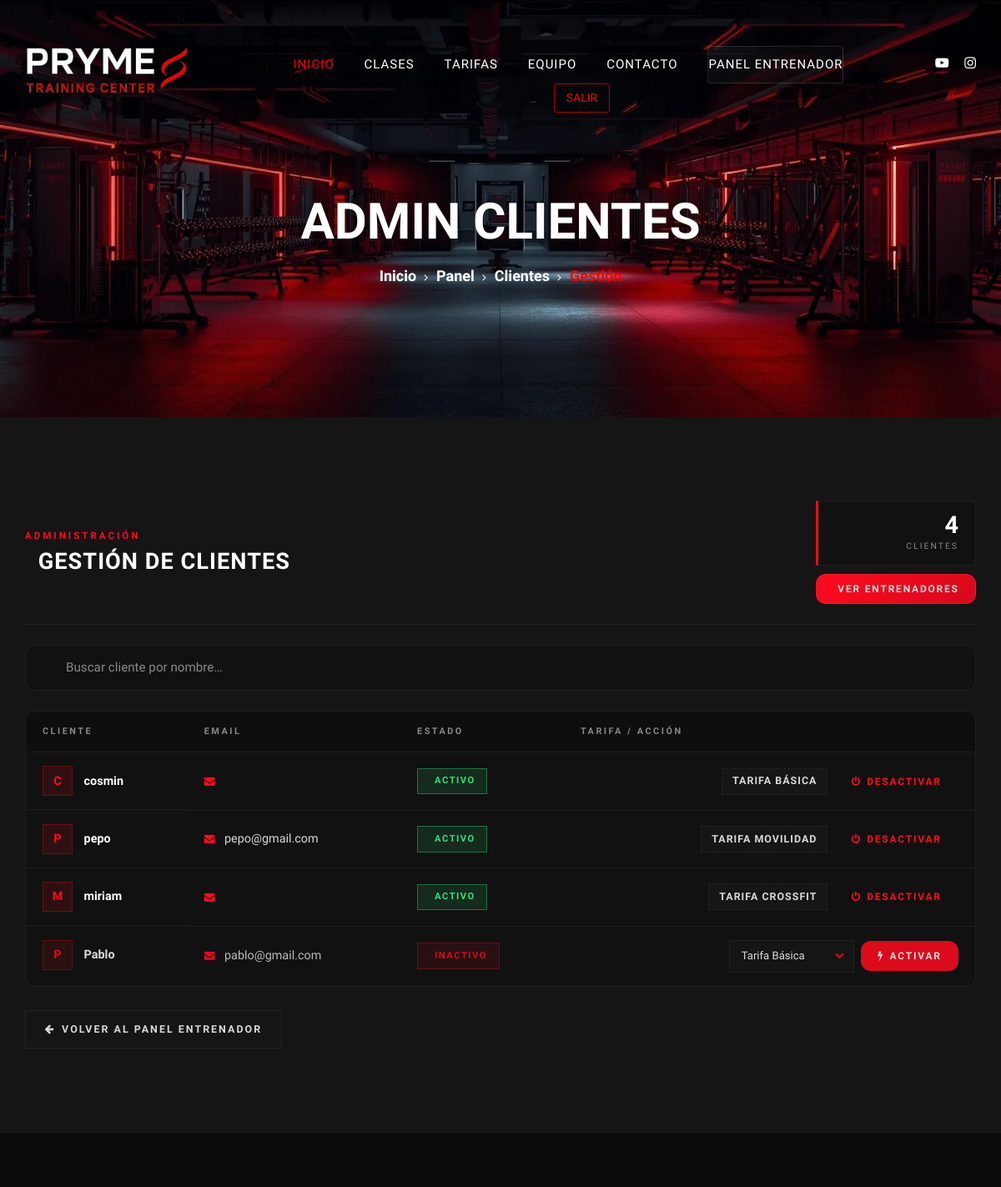
The app's page /entrenador/admin/clientes/ (signed in, upper part), older data.
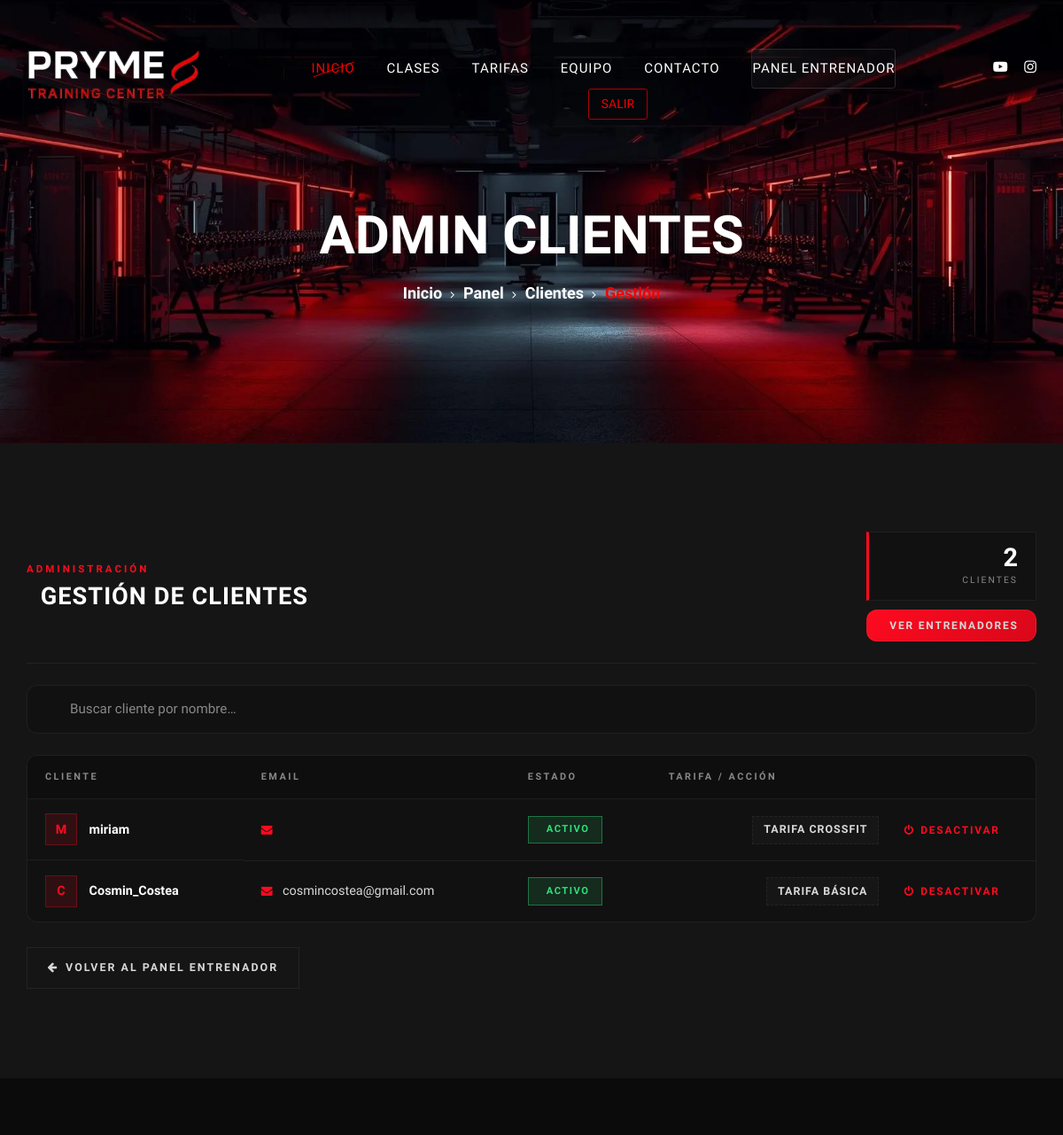
The same page, newer data.
### gimnasio/models.py (models this page shows, shortened)
class Cliente(models.Model):
    user = models.OneToOneField(User, on_delete=models.CASCADE)
    telefono = models.CharField(max_length=20, blank=True)
    tarifa = models.ForeignKey(Tarifa, on_delete=models.SET_NULL, null=True, blank=True)
    fecha_registro = models.DateField(auto_now_add=True)
    @property
    def nombre(self):
        return self.user.username
    @property
    def email(self):
        return self.user.email

class Tarifa(models.Model):
    nombre = models.CharField(max_length=50)
    precio = models.DecimalField(max_digits=10, decimal_places=2)
    duracion_meses = models.IntegerField()
    descripcion = models.TextField(blank=True, null=True)

### entrenador/decorators.py (the view)
    def wrapper(request, *args, **kwargs):
        entrenador = Entrenador.objects.first()
        if not entrenador or entrenador.rol != "admin":
            return redirect('entrenador:panel')
        return view_func(request, *args, **kwargs)

### entrenador/views.py (called while the page is built)
@login_required
@admin_required
def admin_clientes(request):
    clientes = Cliente.objects.all()
    tarifas = Tarifa.objects.all()
    query = request.GET.get("q")
    if query:
        clientes = clientes.filter(user__username__icontains=query)
    return render(request, "entrenador/admin_clientes.html", {"clientes": clientes, "tarifas": tarifas})

### entrenador/templates/entrenador/admin_clientes.html (shortened to what the changed rows need)
{% extends "entrenador/components/base.html" %}
{% load static %}
{% block title %}Admin Clientes{% endblock %}
{% block css_entrenador %}
    <link rel="stylesheet" href="{% static 'css/entrenador/style_admin_clientes.css' %}">
{% endblock %}
{% block contenido %}
<div class="ac-header">
    <div>
        <h2 class="ac-title">
            Gestión de clientes
        </h2>
    </div>
    <div class="ac-header-right">
        <div class="ac-stat">
            <span class="ac-stat-num">{{ clientes|length }}</span>
            <span class="ac-stat-label">Clientes</span>
        </div>
    </div>
</div>
<div class="ac-table-wrap">
    <table class="ac-table">
        <thead>
            <tr>
                <th>Cliente</th>
                <th>Email</th>
                <th>Estado</th>
                <th class="ac-th-actions">Tarifa / Acción</th>
            </tr>
        </thead>
        <tbody id="clientesTable">
            {% for cliente in clientes %}
                <tr class="ac-row {% if cliente.tarifa %}ac-row--activo{% else %}ac-row--inactivo{% endif %}">
                    <td class="nombre ac-cell-name">
                        <span class="ac-avatar">{{ cliente.nombre|slice:":1"|upper }}</span>
                        <strong>{{ cliente.nombre }}</strong>
                    </td>
                    <td class="ac-cell-email">
                        <i class="fa fa-envelope"></i>
                        <span>{{ cliente.email }}</span>
                    </td>
                    <td>
                        {% if cliente.tarifa %}
                            <span class="ac-badge ac-badge--activo">
                                 Activo
                            </span>
                        {% else %}
                            <span class="ac-badge ac-badge--inactivo">
                                 Inactivo
                            </span>
                        {% endif %}
                    </td>
                    <td class="ac-cell-action">
                        {% if cliente.tarifa %}
                            <form method="POST"
                                  action="{% url 'entrenador:cambiar_tarifa_cliente' cliente.id %}"
                                  class="ac-form ac-form--inline">
                                <span class="ac-tarifa-actual">{{ cliente.tarifa.nombre }}</span>
                                <button type="submit" class="ac-btn ac-btn--danger">
                                    <i class="fa fa-power-off"></i>
                                    <span>Desactivar</span>
                                </button>
                            </form>
                        {% else %}
                            <form method="POST"
                                  action="{% url 'entrenador:cambiar_tarifa_cliente' cliente.id %}"
                                  class="ac-form ac-form--inline">
                                <div class="ac-select-wrap">
                                    <select name="tarifa" class="ac-select">
                                        {% for tarifa in tarifas %}
                                            <option value="{{ tarifa.id }}">{{ tarifa.nombre }}</option>
                                        {% endfor %}
                                    </select>
                                </div>
                                <button type="submit" class="ac-btn ac-btn--primary">
                                    <i class="fa fa-bolt"></i>
                                    <span>Activar</span>
                                </button>
                            </form>
                        {% endif %}
                    </td>
                </tr>
            {% endfor %}
        </tbody>
    </table>
</div>
{% endblock %}

Row changes from the older to the newer data that the page shows:
removed Cliente: nombre "C", nombre "cosmin", shows "ACTIVO", tarifa.nombre "TARIFA BÁSICA"
removed Cliente: nombre "P", nombre "pepo", email "pepo@gmail.com", shows "ACTIVO", tarifa.nombre "TARIFA MOVILIDAD"
removed Cliente: nombre "P", nombre "Pablo", email "pablo@gmail.com", shows "INACTIVO"
added Cliente: nombre "C", nombre "Cosmin_Costea", email "cosmincostea@gmail.com", shows "ACTIVO", tarifa.nombre "TARIFA BÁSICA"
Text that changed along with them:
{{ clientes|length }}: "4" → "2"
